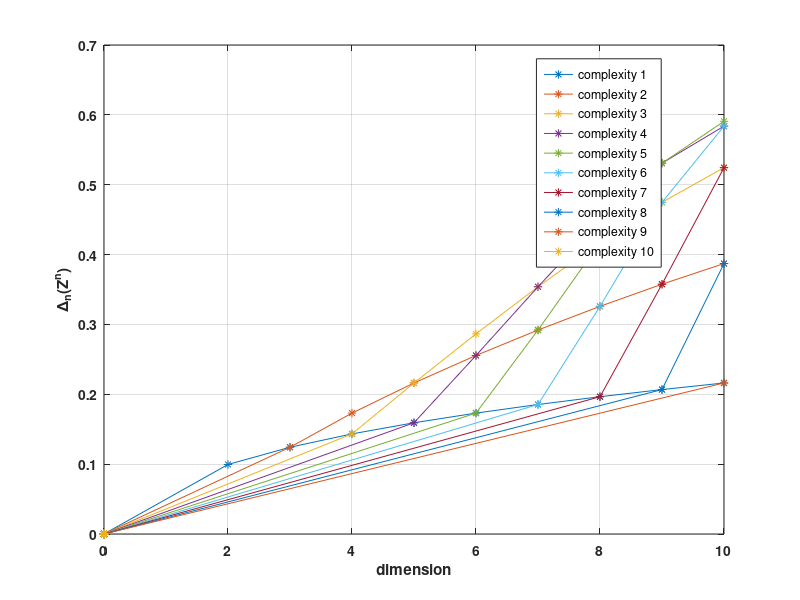

This chart was generated by the following MATLAB code:
% Implementation of (non)-linear upper bounds
% Please cite
% https://www.sciencedirect.com/science/article/abs/pii/S0031320319301402
% J.M.Gorriz,  et al. 
% On the computation of distribution-free performance bounds: Application to small sample sizes in neuroimaging. 
% Pattern Recognition 93, 1-13, 2019.

clear;
clc;
%l=120; % Sample Size of your experiment (number of training features)
l=500;
eta=0.05; % level of signiifcance (...with probability at least...)
r=1:1:10; % Complecity of the classifier 
dim=10;   % Maximun number of predictors or feature dimensions 
D=zeros(numel(r),dim);
for i=1:numel(r)
    D(i,max(r(i))+1:end)=max(r(i))+1:1:dim; %feature dimension
end
%d=3;

BoundGr=zeros(numel(r),dim);
Cldr=zeros(numel(r),dim);

for s=1:numel(r)
    
    for j=1:dim
        if D(s,j)>r(s)
            jnew=nchoosek(D(s,j),r(s));
            for k=1:min(jnew,l-1)
                Cldr(s,j)=Cldr(s,j)+nchoosek(l-1,k-1);
            end
            Cldr(s,j)= 2*Cldr(s,j);
            BoundGr(s,j)=sqrt(log(Cldr(s,j)/eta)/(2*l));
        end
    end
    
        
end

%2D
figure1=figure;
% Create axes
axes1 = axes('Parent',figure1);
hold(axes1,'on');

plot(D',BoundGr','*-')
clear leyenda
for i=1:numel(r)
    leyenda{i}=['complexity ' int2str(r(i))];
end
legend(leyenda)
legend1 = legend(axes1,'show');

% Create ylabel
ylabel('\Delta_n(Z^n)','FontWeight','bold');

% Create xlabel
xlabel('dimension','FontWeight','bold');

box(axes1,'on');
grid(axes1,'on');
% Set the remaining axes properties
set(axes1,'FontWeight','bold');

set(legend1,...
    'Position',[0.670535714285714 0.554761890874429 0.124107142857143 0.282142857142857]);

